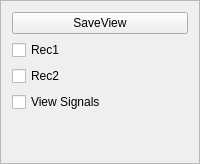
              <widget class="QFrame" name="frame_3">
               <property name="frameShape">
                <enum>QFrame::StyledPanel</enum>
               </property>
               <property name="frameShadow">
                <enum>QFrame::Raised</enum>
               </property>
               <layout class="QVBoxLayout" name="verticalLayout_3">
                <item>
                 <layout class="QVBoxLayout" name="verticalLayout_35">
                  <item>
                   <widget class="QPushButton" name="ButSaveView">
                    <property name="text">
                     <string>SaveView</string>
                    </property>
                   </widget>
                  </item>
                  <item>
                   <widget class="QCheckBox" name="ChkSaveRec1">
                    <property name="text">
                     <string>Rec1</string>
                    </property>
                   </widget>
                  </item>
                  <item>
                   <widget class="QCheckBox" name="ChkSaveRec2">
                    <property name="text">
                     <string>Rec2</string>
                    </property>
                   </widget>
                  </item>
                  <item>
                   <widget class="QCheckBox" name="ChkSaveView">
                    <property name="text">
                     <string>View Signals</string>
                    </property>
                   </widget>
                  </item>
                  <item>
                   <spacer name="verticalSpacer_4">
                    <property name="orientation">
                     <enum>Qt::Vertical</enum>
                    </property>
                    <property name="sizeHint" stdset="0">
                     <size>
                      <width>20</width>
                      <height>40</height>
                     </size>
                    </property>
                   </spacer>
                  </item>
                 </layout>
                </item>
               </layout>
              </widget>
